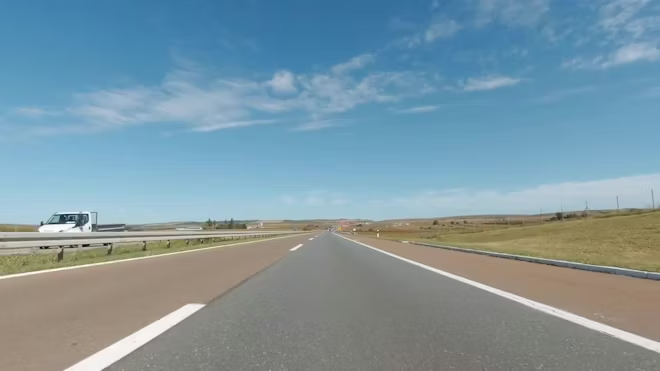
#> input picture test/day_driving.png, 660 x 371 px; its folder holds only this picture in this run
$ python main.py
#> lines starting #> are read from the running program, lines starting #| are printed output that depends on the picture; after the words box and inside, x2 and y2 are one past the last pixel; in counts of white or black regions, pixels touching at a corner belong together
import os
import cv2
import numpy as np


PASTA_ENTRADA = "test"
PASTA_SAIDA = "outputs"

EXTENSOES_VALIDAS = (".png", ".jpg", ".jpeg", ".bmp", ".webp")

TOP_K = 2
AREA_MINIMA = 100


def carregar_imagens_da_pasta(pasta):
    imagens = []

    for nome_arquivo in os.listdir(pasta):
        if nome_arquivo.lower().endswith(EXTENSOES_VALIDAS):
            caminho = os.path.join(pasta, nome_arquivo)
            imagens.append(caminho)

    return imagens


def binarizar_imagem(imagem):
    cinza = cv2.cvtColor(imagem, cv2.COLOR_BGR2GRAY)

    _, mascara = cv2.threshold(
        cinza,
        0,
        255,
        cv2.THRESH_BINARY + cv2.THRESH_OTSU
    )

    return mascara


def encontrar_componentes(mascara):
    num_labels, labels, stats, centroids = cv2.connectedComponentsWithStats(
        mascara,
        connectivity=8
    )

    componentes = []

    for label in range(1, num_labels):
        x = stats[label, cv2.CC_STAT_LEFT]
        y = stats[label, cv2.CC_STAT_TOP]
        largura = stats[label, cv2.CC_STAT_WIDTH]
        altura = stats[label, cv2.CC_STAT_HEIGHT]
        area = stats[label, cv2.CC_STAT_AREA]
        centro_x, centro_y = centroids[label]

        if area >= AREA_MINIMA:
            componentes.append({
                "label": label,
                "x": x,
                "y": y,
                "largura": largura,
                "altura": altura,
                "area": area,
                "centro_x": centro_x,
                "centro_y": centro_y
            })

    return componentes, labels


def merge_sort_componentes(lista):
    if len(lista) <= 1:
        return lista

    meio = len(lista) // 2

    esquerda = merge_sort_componentes(lista[:meio])
    direita = merge_sort_componentes(lista[meio:])

    return intercalar(esquerda, direita)


def intercalar(esquerda, direita):
    resultado = []
    i = 0
    j = 0

    while i < len(esquerda) and j < len(direita):
        if esquerda[i]["area"] >= direita[j]["area"]:
            resultado.append(esquerda[i])
            i += 1
        else:
            resultado.append(direita[j])
            j += 1

    while i < len(esquerda):
        resultado.append(esquerda[i])
        i += 1

    while j < len(direita):
        resultado.append(direita[j])
        j += 1

    return resultado


def gerar_resultado_visual(imagem, mascara, labels, componentes_ordenados):
    resultado = imagem.copy()
    mascara_filtrada = np.zeros_like(mascara)

    componentes_selecionados = componentes_ordenados[:TOP_K]

    for indice, componente in enumerate(componentes_selecionados, start=1):
        label = componente["label"]
        x = componente["x"]
        y = componente["y"]
        largura = componente["largura"]
        altura = componente["altura"]
        area = componente["area"]

        centro_x = int(componente["centro_x"])
        centro_y = int(componente["centro_y"])

        mascara_filtrada[labels == label] = 255

        cv2.rectangle(
            resultado,
            (x, y),
            (x + largura, y + altura),
            (0, 255, 0),
            2
        )

        cv2.circle(
            resultado,
            (centro_x, centro_y),
            5,
            (0, 0, 255),
            -1
        )

        texto = f"#{indice} area={area}"

        cv2.putText(
            resultado,
            texto,
            (x, max(y - 10, 20)),
            cv2.FONT_HERSHEY_SIMPLEX,
            0.6,
            (0, 255, 0),
            2
        )

    return resultado, mascara_filtrada


def processar_imagem(caminho_imagem):
    nome_arquivo = os.path.basename(caminho_imagem)
    nome_base, _ = os.path.splitext(nome_arquivo)

    imagem = cv2.imread(caminho_imagem)

    if imagem is None:
        print(f"Erro ao carregar: {caminho_imagem}")
        return

    mascara = binarizar_imagem(imagem)

    componentes, labels = encontrar_componentes(mascara)

    componentes_ordenados = merge_sort_componentes(componentes)

    resultado, mascara_filtrada = gerar_resultado_visual(
        imagem,
        mascara,
        labels,
        componentes_ordenados
    )

    pasta_imagem_saida = os.path.join(PASTA_SAIDA, nome_base)
    os.makedirs(pasta_imagem_saida, exist_ok=True)

    caminho_mascara = os.path.join(pasta_imagem_saida, "01_mascara_binaria.png")
    caminho_filtrada = os.path.join(pasta_imagem_saida, "02_componentes_selecionados.png")
    caminho_resultado = os.path.join(pasta_imagem_saida, "03_resultado_ordenado.png")

    cv2.imwrite(caminho_mascara, mascara)
    cv2.imwrite(caminho_filtrada, mascara_filtrada)
    cv2.imwrite(caminho_resultado, resultado)

    print(f"\nImagem processada: {nome_arquivo}")
    print(f"Componentes encontrados: {len(componentes_ordenados)}")
    print(f"Resultado salvo em: {caminho_resultado}")


def main():
    if not os.path.exists(PASTA_ENTRADA):
        print(f"Erro: a pasta '{PASTA_ENTRADA}' nao existe.")
        return

    os.makedirs(PASTA_SAIDA, exist_ok=True)

    imagens = carregar_imagens_da_pasta(PASTA_ENTRADA)

    if len(imagens) == 0:
        print(f"Nenhuma imagem encontrada na pasta '{PASTA_ENTRADA}'.")
        return

    for caminho_imagem in imagens:
        processar_imagem(caminho_imagem)
#> in processar_imagem, imagem is the input picture: shape (371, 660, 3); mean B, G, R 162.5, 150.8, 124.8
#> in binarizar_imagem, `cinza = cv2.cvtColor(imagem, cv2.COLOR_BGR2GRAY)`:
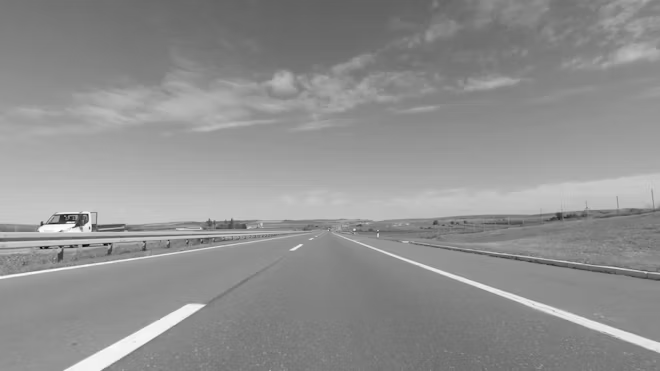
#> cinza: shape (371, 660); min 1, max 254, mean 144.3
#> in binarizar_imagem, `_, mascara = cv2.threshold( cinza, 0, 255, cv2.THRESH_BINARY + cv2.THR..`:
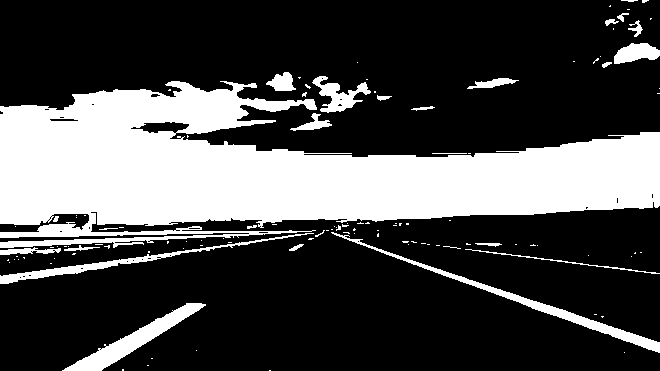
#> mascara: shape (371, 660); 28.9% white; 117 white regions (92 under 20 px), largest, box (x1, y1, x2, y2) and area: (0, 81, 660, 248) 61002, (62, 303, 206, 371) 2147, (331, 232, 660, 353) 2146
#> in encontrar_componentes, `num_labels, labels, stats, centroids = cv2.connectedComponentsWithStat..`:
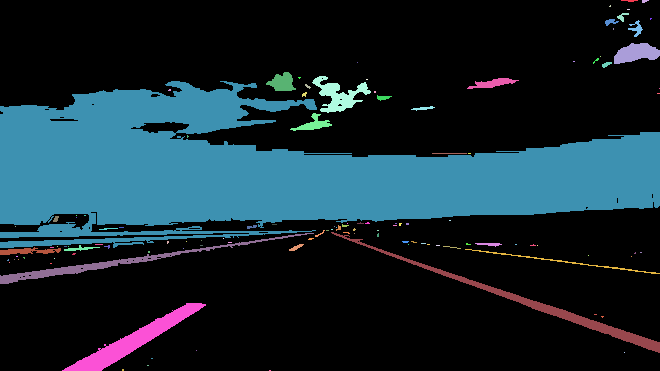
#> labels: shape (371, 660) int32; 118 distinct labels, from 0 to 117; one colour per label, 0 black
#> in encontrar_componentes, `num_labels, labels, stats, centroids = cv2.connectedComponentsWithStat..`: num_labels = 118; stats = 118 rows, first 6: [0, 0, 660, 371, 174068], [621, 0, 17, 2, 23], [642, 0, 7, 3, 15], [609, 5, 2, 2, 3], [627, 9, 3, 1, 3], [617, 13, 12, 9, 46]; centroids = 118 pairs, first value 7.67 to 659, second value 0.261 to 370
#> the loop in encontrar_componentes, `for label in range(1, num_labels):` made 117 passes
#> (x, y, largura, altura, area, centro_x, centro_y) on passes 1, 5, 6, 8, 10, 15, 16, 18, 20, 21, 28, 29: (621, 0, 17, 2, 23, 629.4, 0.261), (617, 13, 12, 9, 46, 621.9, 16.28), (605, 19, 14, 7, 53, 610.3, 21.47), (628, 20, 15, 17, 100, 636.1, 28.19), (614, 43, 46, 21, 652, 635.9, 52.77), (602, 62, 10, 6, 35, 606, 64.06), (266, 72, 30, 19, 360, 281.9, 82.12), (312, 76, 59, 37, 889, 338.4, 94.82), (467, 78, 52, 11, 272, 492.5, 82.88), (0, 81, 660, 167, 61002, 274.4, 172), (377, 95, 15, 6, 50, 382.8, 97.28), (411, 106, 24, 5, 55, 422.9, 107.9)
#> after the loop in encontrar_componentes, `for label in range(1, num_labels):`: componentes = 12 items
#> in merge_sort_componentes, `meio = len(lista) // 2`: meio = 6
#> in processar_imagem, `componentes_ordenados = merge_sort_componentes(componentes)`: componentes_ordenados = 12 items
#> in gerar_resultado_visual, `componentes_selecionados = componentes_ordenados[:TOP_K]`: componentes_selecionados = 2 items
#> the loop in gerar_resultado_visual, `for indice, componente in enumerate(componentes_selecionados, start=1):` made 2 passes
#> (indice, label, x, y, largura, altura, area, centro_x) on passes 1 to 2: (1, 21, 0, 81, 660, 167, 61002, 274), (2, 109, 62, 303, 144, 68, 2147, 133)
#> after the loop in gerar_resultado_visual, `for indice, componente in enumerate(componentes_selecionados, start=1):`:
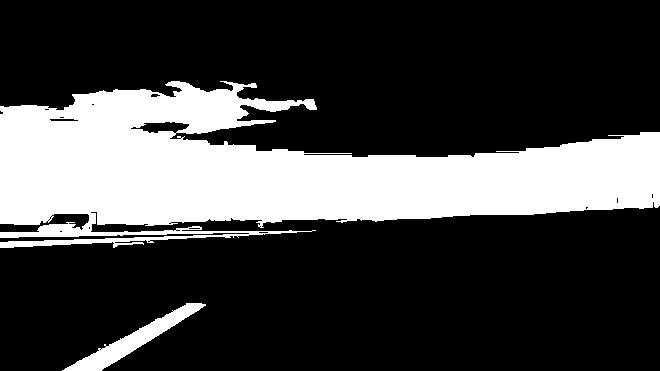
#> mascara_filtrada: shape (371, 660); 25.8% white; 2 white regions, box (x1, y1, x2, y2) and area: (0, 81, 660, 248) 61002, (62, 303, 206, 371) 2147
#> after the loop in gerar_resultado_visual, `for indice, componente in enumerate(componentes_selecionados, start=1):`:
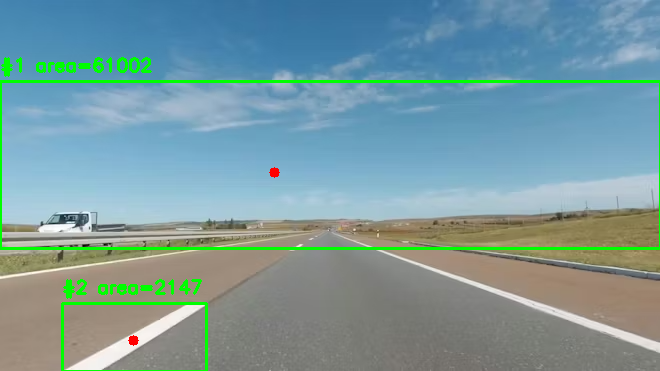
#> resultado: shape (371, 660, 3); 3.07% of pixels changed, all inside (x1, y1, x2, y2) = (0, 57, 660, 371)
#| Componentes encontrados: 12

    print("\nProcessamento finalizado.")
    print(f"Resultados salvos na pasta: {PASTA_SAIDA}")


if __name__ == "__main__":
    main()
